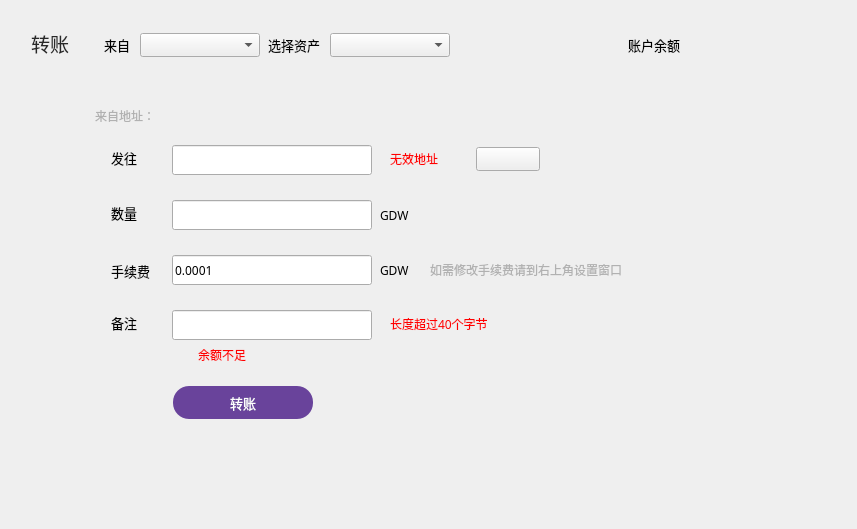
<?xml version="1.0" encoding="UTF-8"?>
<ui version="4.0">
 <class>TransferPage</class>
 <widget class="QWidget" name="TransferPage">
  <property name="geometry">
   <rect>
    <x>0</x>
    <y>0</y>
    <width>857</width>
    <height>529</height>
   </rect>
  </property>
  <property name="font">
   <font>
    <family>微软雅黑</family>
   </font>
  </property>
  <property name="windowTitle">
   <string>Form</string>
  </property>
  <property name="styleSheet">
   <string notr="true"/>
  </property>
  <widget class="QLabel" name="balanceLabel">
   <property name="geometry">
    <rect>
     <x>692</x>
     <y>25</y>
     <width>271</width>
     <height>30</height>
    </rect>
   </property>
   <property name="font">
    <font>
     <family>微软雅黑</family>
     <pointsize>20</pointsize>
    </font>
   </property>
   <property name="text">
    <string/>
   </property>
  </widget>
  <widget class="QLabel" name="addressLabel2">
   <property name="geometry">
    <rect>
     <x>90</x>
     <y>100</y>
     <width>65</width>
     <height>31</height>
    </rect>
   </property>
   <property name="font">
    <font>
     <family>微软雅黑</family>
    </font>
   </property>
   <property name="styleSheet">
    <string notr="true">color: rgb(177,177,177);</string>
   </property>
   <property name="text">
    <string>来自地址：</string>
   </property>
   <property name="alignment">
    <set>Qt::AlignRight|Qt::AlignTrailing|Qt::AlignVCenter</set>
   </property>
  </widget>
  <widget class="QLabel" name="balanceLabel2">
   <property name="geometry">
    <rect>
     <x>619</x>
     <y>33</y>
     <width>61</width>
     <height>24</height>
    </rect>
   </property>
   <property name="font">
    <font>
     <family>微软雅黑</family>
     <pointsize>10</pointsize>
    </font>
   </property>
   <property name="text">
    <string>账户余额</string>
   </property>
   <property name="alignment">
    <set>Qt::AlignRight|Qt::AlignTrailing|Qt::AlignVCenter</set>
   </property>
  </widget>
  <widget class="QLabel" name="addressLabel">
   <property name="geometry">
    <rect>
     <x>170</x>
     <y>100</y>
     <width>500</width>
     <height>31</height>
    </rect>
   </property>
   <property name="font">
    <font>
     <family>微软雅黑</family>
     <pointsize>12</pointsize>
    </font>
   </property>
   <property name="styleSheet">
    <string notr="true">QLabel{color: rgb(177, 177, 177);}</string>
   </property>
   <property name="text">
    <string/>
   </property>
   <property name="textInteractionFlags">
    <set>Qt::TextSelectableByMouse</set>
   </property>
  </widget>
  <widget class="QLabel" name="changeAccountLabel">
   <property name="geometry">
    <rect>
     <x>95</x>
     <y>33</y>
     <width>35</width>
     <height>24</height>
    </rect>
   </property>
   <property name="font">
    <font>
     <family>微软雅黑</family>
     <pointsize>10</pointsize>
    </font>
   </property>
   <property name="text">
    <string>来自</string>
   </property>
   <property name="alignment">
    <set>Qt::AlignRight|Qt::AlignTrailing|Qt::AlignVCenter</set>
   </property>
  </widget>
  <widget class="QLabel" name="messageLabel">
   <property name="geometry">
    <rect>
     <x>111</x>
     <y>315</y>
     <width>51</width>
     <height>16</height>
    </rect>
   </property>
   <property name="font">
    <font>
     <family>微软雅黑</family>
     <pointsize>10</pointsize>
    </font>
   </property>
   <property name="text">
    <string>备注</string>
   </property>
  </widget>
  <widget class="QLineEdit" name="messageLineEdit">
   <property name="geometry">
    <rect>
     <x>172</x>
     <y>310</y>
     <width>200</width>
     <height>30</height>
    </rect>
   </property>
   <property name="contextMenuPolicy">
    <enum>Qt::DefaultContextMenu</enum>
   </property>
  </widget>
  <widget class="QLabel" name="sendtoLabel">
   <property name="geometry">
    <rect>
     <x>111</x>
     <y>150</y>
     <width>51</width>
     <height>16</height>
    </rect>
   </property>
   <property name="font">
    <font>
     <family>微软雅黑</family>
     <pointsize>10</pointsize>
    </font>
   </property>
   <property name="text">
    <string>发往</string>
   </property>
  </widget>
  <widget class="QLabel" name="amountLabel">
   <property name="geometry">
    <rect>
     <x>111</x>
     <y>205</y>
     <width>51</width>
     <height>16</height>
    </rect>
   </property>
   <property name="font">
    <font>
     <family>微软雅黑</family>
     <pointsize>10</pointsize>
    </font>
   </property>
   <property name="text">
    <string>数量</string>
   </property>
  </widget>
  <widget class="QToolButton" name="sendBtn">
   <property name="geometry">
    <rect>
     <x>173</x>
     <y>386</y>
     <width>140</width>
     <height>33</height>
    </rect>
   </property>
   <property name="font">
    <font>
     <family>微软雅黑</family>
     <pointsize>10</pointsize>
    </font>
   </property>
   <property name="cursor">
    <cursorShape>PointingHandCursor</cursorShape>
   </property>
   <property name="focusPolicy">
    <enum>Qt::NoFocus</enum>
   </property>
   <property name="styleSheet">
    <string notr="true">QToolButton{background-color:rgb(105,67,155);color:#ffffff;border:none;border-radius:16px;}
QToolButton:hover{background-color:rgb(125,87,180);}
QToolButton:disabled{background-color:#cecece;}</string>
   </property>
   <property name="text">
    <string>转账</string>
   </property>
  </widget>
  <widget class="QLineEdit" name="amountLineEdit">
   <property name="geometry">
    <rect>
     <x>172</x>
     <y>200</y>
     <width>200</width>
     <height>30</height>
    </rect>
   </property>
   <property name="contextMenuPolicy">
    <enum>Qt::DefaultContextMenu</enum>
   </property>
   <property name="maxLength">
    <number>20</number>
   </property>
  </widget>
  <widget class="QLabel" name="amountAssetLabel">
   <property name="geometry">
    <rect>
     <x>380</x>
     <y>207</y>
     <width>150</width>
     <height>16</height>
    </rect>
   </property>
   <property name="font">
    <font>
     <family>微软雅黑</family>
    </font>
   </property>
   <property name="styleSheet">
    <string notr="true"/>
   </property>
   <property name="text">
    <string>GDW</string>
   </property>
  </widget>
  <widget class="QLabel" name="feeLabel">
   <property name="geometry">
    <rect>
     <x>111</x>
     <y>260</y>
     <width>51</width>
     <height>21</height>
    </rect>
   </property>
   <property name="font">
    <font>
     <family>微软雅黑</family>
     <pointsize>10</pointsize>
    </font>
   </property>
   <property name="text">
    <string>手续费</string>
   </property>
  </widget>
  <widget class="QLineEdit" name="feeLineEdit">
   <property name="geometry">
    <rect>
     <x>172</x>
     <y>255</y>
     <width>200</width>
     <height>30</height>
    </rect>
   </property>
   <property name="cursor">
    <cursorShape>IBeamCursor</cursorShape>
   </property>
   <property name="contextMenuPolicy">
    <enum>Qt::DefaultContextMenu</enum>
   </property>
   <property name="text">
    <string>0.0001</string>
   </property>
   <property name="maxLength">
    <number>20</number>
   </property>
   <property name="readOnly">
    <bool>false</bool>
   </property>
  </widget>
  <widget class="QLabel" name="unitLabel2">
   <property name="geometry">
    <rect>
     <x>380</x>
     <y>262</y>
     <width>150</width>
     <height>16</height>
    </rect>
   </property>
   <property name="font">
    <font>
     <family>微软雅黑</family>
    </font>
   </property>
   <property name="styleSheet">
    <string notr="true"/>
   </property>
   <property name="text">
    <string>GDW</string>
   </property>
  </widget>
  <widget class="QLabel" name="tipLabel3">
   <property name="geometry">
    <rect>
     <x>198</x>
     <y>347</y>
     <width>161</width>
     <height>16</height>
    </rect>
   </property>
   <property name="cursor">
    <cursorShape>ArrowCursor</cursorShape>
   </property>
   <property name="styleSheet">
    <string notr="true">color: rgb(255, 0, 0);</string>
   </property>
   <property name="text">
    <string>余额不足</string>
   </property>
  </widget>
  <widget class="QLabel" name="tipLabel4">
   <property name="geometry">
    <rect>
     <x>390</x>
     <y>149</y>
     <width>81</width>
     <height>20</height>
    </rect>
   </property>
   <property name="styleSheet">
    <string notr="true">color: rgb(255, 0, 0);</string>
   </property>
   <property name="text">
    <string>无效地址</string>
   </property>
  </widget>
  <widget class="QToolButton" name="addContactBtn">
   <property name="geometry">
    <rect>
     <x>476</x>
     <y>147</y>
     <width>64</width>
     <height>24</height>
    </rect>
   </property>
   <property name="cursor">
    <cursorShape>PointingHandCursor</cursorShape>
   </property>
   <property name="focusPolicy">
    <enum>Qt::NoFocus</enum>
   </property>
   <property name="text">
    <string/>
   </property>
  </widget>
  <widget class="QLabel" name="delegateLabel2">
   <property name="geometry">
    <rect>
     <x>31</x>
     <y>31</y>
     <width>60</width>
     <height>24</height>
    </rect>
   </property>
   <property name="font">
    <font>
     <family>微软雅黑</family>
     <pointsize>14</pointsize>
    </font>
   </property>
   <property name="styleSheet">
    <string notr="true">color: rgb(40, 40, 40);</string>
   </property>
   <property name="text">
    <string>转账</string>
   </property>
  </widget>
  <widget class="QLabel" name="tipLabel5">
   <property name="geometry">
    <rect>
     <x>176</x>
     <y>347</y>
     <width>16</width>
     <height>16</height>
    </rect>
   </property>
   <property name="text">
    <string/>
   </property>
  </widget>
  <widget class="QComboBox" name="accountComboBox">
   <property name="geometry">
    <rect>
     <x>140</x>
     <y>33</y>
     <width>120</width>
     <height>24</height>
    </rect>
   </property>
   <property name="font">
    <font>
     <family>微软雅黑</family>
     <weight>50</weight>
     <bold>false</bold>
    </font>
   </property>
   <property name="focusPolicy">
    <enum>Qt::NoFocus</enum>
   </property>
  </widget>
  <widget class="QLineEdit" name="sendtoLineEdit">
   <property name="geometry">
    <rect>
     <x>172</x>
     <y>145</y>
     <width>200</width>
     <height>30</height>
    </rect>
   </property>
   <property name="contextMenuPolicy">
    <enum>Qt::DefaultContextMenu</enum>
   </property>
  </widget>
  <widget class="QLabel" name="tipLabel6">
   <property name="geometry">
    <rect>
     <x>390</x>
     <y>314</y>
     <width>221</width>
     <height>20</height>
    </rect>
   </property>
   <property name="styleSheet">
    <string notr="true">color: rgb(255, 0, 0);</string>
   </property>
   <property name="text">
    <string>长度超过40个字节</string>
   </property>
  </widget>
  <widget class="QLabel" name="changeAccountLabel_2">
   <property name="geometry">
    <rect>
     <x>260</x>
     <y>33</y>
     <width>60</width>
     <height>24</height>
    </rect>
   </property>
   <property name="font">
    <font>
     <family>微软雅黑</family>
     <pointsize>10</pointsize>
    </font>
   </property>
   <property name="text">
    <string>选择资产</string>
   </property>
   <property name="alignment">
    <set>Qt::AlignRight|Qt::AlignTrailing|Qt::AlignVCenter</set>
   </property>
  </widget>
  <widget class="QComboBox" name="assetComboBox">
   <property name="geometry">
    <rect>
     <x>330</x>
     <y>33</y>
     <width>120</width>
     <height>24</height>
    </rect>
   </property>
   <property name="font">
    <font>
     <family>微软雅黑</family>
     <weight>50</weight>
     <bold>false</bold>
    </font>
   </property>
   <property name="focusPolicy">
    <enum>Qt::NoFocus</enum>
   </property>
  </widget>
  <widget class="QLabel" name="contactLabel">
   <property name="geometry">
    <rect>
     <x>550</x>
     <y>149</y>
     <width>241</width>
     <height>20</height>
    </rect>
   </property>
   <property name="styleSheet">
    <string notr="true">color: rgb(0, 138, 254);</string>
   </property>
   <property name="text">
    <string/>
   </property>
  </widget>
  <widget class="QLabel" name="amountLabel_2">
   <property name="geometry">
    <rect>
     <x>430</x>
     <y>262</y>
     <width>391</width>
     <height>16</height>
    </rect>
   </property>
   <property name="font">
    <font>
     <family>微软雅黑</family>
     <pointsize>9</pointsize>
    </font>
   </property>
   <property name="styleSheet">
    <string notr="true">color: rgb(177,177,177);</string>
   </property>
   <property name="text">
    <string>如需修改手续费请到右上角设置窗口</string>
   </property>
  </widget>
 </widget>
 <tabstops>
  <tabstop>amountLineEdit</tabstop>
  <tabstop>feeLineEdit</tabstop>
  <tabstop>messageLineEdit</tabstop>
  <tabstop>sendBtn</tabstop>
  <tabstop>addContactBtn</tabstop>
 </tabstops>
 <resources/>
 <connections/>
</ui>
